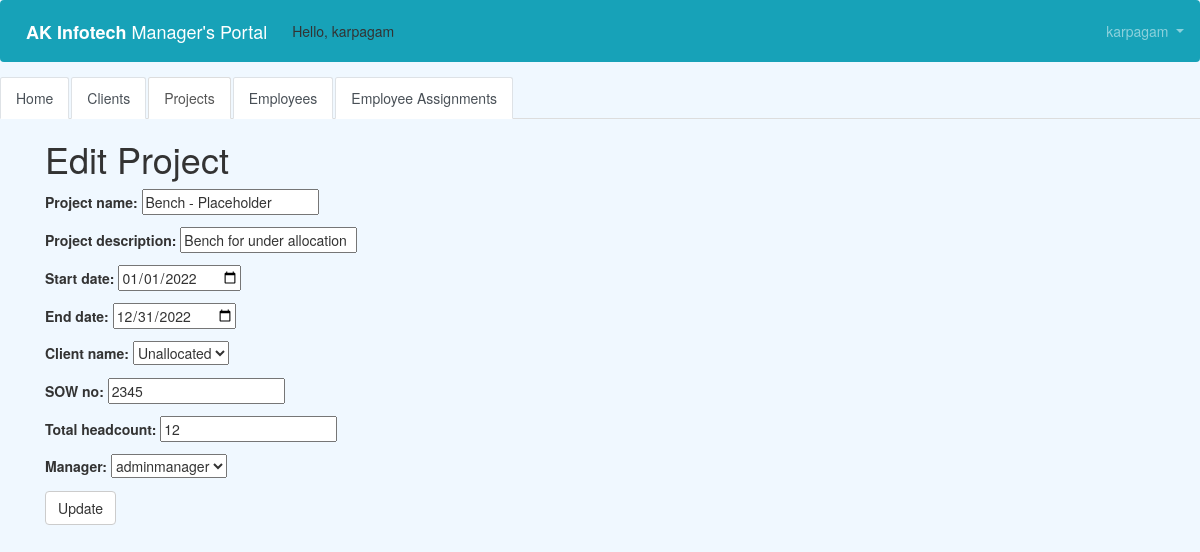
/manager/project/5/edit/ (signed in), run on the app's committed database.
### users/models.py (models this page shows)
class CustomUser(AbstractUser):
    department = models.CharField(max_length=50, default=' ', null=True, blank=True)
    cell_phone = models.CharField(max_length=50, default='(402)000-0000')
    date_of_joining = models.DateField(null=True, blank=True)
    employee_ID = models.CharField(max_length=50, default=' ', null=True, blank=True)
    office_location = models.CharField(max_length=50, default=' ', null=True, blank=True)
    designation = models.CharField(max_length=50, default=' ', null=True, blank=True)

### manager/models.py (models this page shows, shortened)
class Project(models.Model):
    project_name = models.CharField(max_length=50, blank=False, null=False, default=' ')
    project_description = models.CharField(max_length=50, blank=False, null=False, default=' ')
    start_date = models.DateField(null=True, blank=True)
    end_date = models.DateField(null=True, blank=True)
    client_name = models.ForeignKey(Client, related_name='client', max_length=50, blank=False, null=False, default=' ',
                                    on_delete=models.CASCADE)
    SOW_no = models.CharField(max_length=50, blank=False, null=False, default=' ')
    total_headcount = models.IntegerField(blank=False, null=False, default=' ')
    manager = models.ForeignKey(get_user_model(), on_delete=models.CASCADE)

class Client(models.Model):
    client_name = models.CharField(max_length=50, blank=False, null=False, default=' ')
    POC_client = models.CharField(max_length=50, blank=False, null=False, default=' ')
    POC_manager = models.ForeignKey(get_user_model(), on_delete=models.CASCADE)
    def __str__(self):
        return self.client_name

### manager/views.py (the view)
# urls.py: path('project/<int:pk>/edit/', views.project_edit, name='project_edit'),
@login_required
def project_edit(request, pk):
    project = get_object_or_404(Project, pk=pk)
    if request.method == "POST":
        form = ProjectForm(request.POST, instance=project)
        if form.is_valid():
            project = form.save(commit=False)
            project.updated_date = timezone.now()
            project.save()
            project = Project.objects.all()
            return render(request, 'project_list.html',
                          {'projects': project})
    else:
        form = ProjectForm(instance=project)
    return render(request, 'project_edit.html', {'form': form})

### manager/forms.py
class ProjectForm(forms.ModelForm):
    class Meta:
        model = Project
        fields = ('project_name', 'project_description', 'start_date', 'end_date', 'client_name', 'SOW_no',
                  'total_headcount', 'manager')
        widgets = {
            'start_date': DateInput(),
            'end_date': DateInput(),
        }

### templates/project_edit.html (shortened to what this page needs)
<!DOCTYPE html>
{% extends 'base.html' %}
{% block content %}
<html lang="en">
 <head>
        <link rel="stylesheet" href="https://maxcdn.bootstrapcdn.com/bootstrap/3.3.4/css/bootstrap.min.css">
    </head>
 <body>
    <h1>Edit Project</h1>
    <form method="POST" class="customer-form">{% csrf_token %}
        {{ form.as_p }}
        <button type="submit" class="save btn btn-default">Update</button>
    </form>
 </body>
{% endblock %}

### templates/base.html (shortened to what this page needs)
<!doctype html>
<html lang="en">
  <head>
    <link rel="stylesheet" href="https://stackpath.bootstrapcdn.com/bootstrap/4.1.3/css/bootstrap.min.css">
  </head>
  <body>
 <nav class="navbar navbar-expand-md navbar-dark bg-info mb-4">
      <a class="navbar-brand" href="{% url 'home' %}"> <b> AK Infotech </b>Manager's Portal </a>
     {% if user.is_authenticated %}
        <ul class="navbar-nav">
          Hello, {{ user.username }}
        </ul>
      {% endif %}
      <div class="collapse navbar-collapse" id="navbarCollapse">
        {% if user.is_authenticated %}
          <ul class="navbar-nav navbar-right">
            <li class="nav-item">
              <a class="nav-link dropdown-toggle" href="#" id="userMenu"\
              data-toggle="dropdown" aria-haspopup="true" aria-expanded\
              ="false">
                {{ user.username }}
              </a>
            </li>
          </ul>
        {% endif %}
              </nav>
<div>
     <ul class="nav nav-tabs">
         <li class="nav-item">
    <a class="nav-link active" href="{%  url 'home' %}">Home</a>
  </li>
  <li class="nav-item">
    <a class="nav-link active" href="{%  url 'client_list' %}">Clients</a>
  </li>
  <li class="nav-item active">
    <a class="nav-link" href="{%  url 'project_list' %}">Projects</a>
  </li>
  <li class="nav-item">
    <a class="nav-link active" href="{%  url 'employee_list' %}">Employees</a>
  </li>
         <li class="nav-item">
    <a class="nav-link active" href="{%  url 'assignment_list' %}">Employee Assignments</a>
  </li>
</ul>
 </div>
<div class="container">
      {% block content %}
      {% endblock content %}
    </div>
  </body>
</html>

### templates/project_edit.html (style rules this page uses)
body { background-color: aliceblue; }

### data on the page
CustomUser: username "karpagam"
Project: project_name "Bench - Placeholder", project_description "Bench for under allocation", start_date "01/01/2022", end_date "12/31/2022", SOW_no "2345", total_headcount "12", manager "adminmanager"
Client: client_name "Unallocated"
